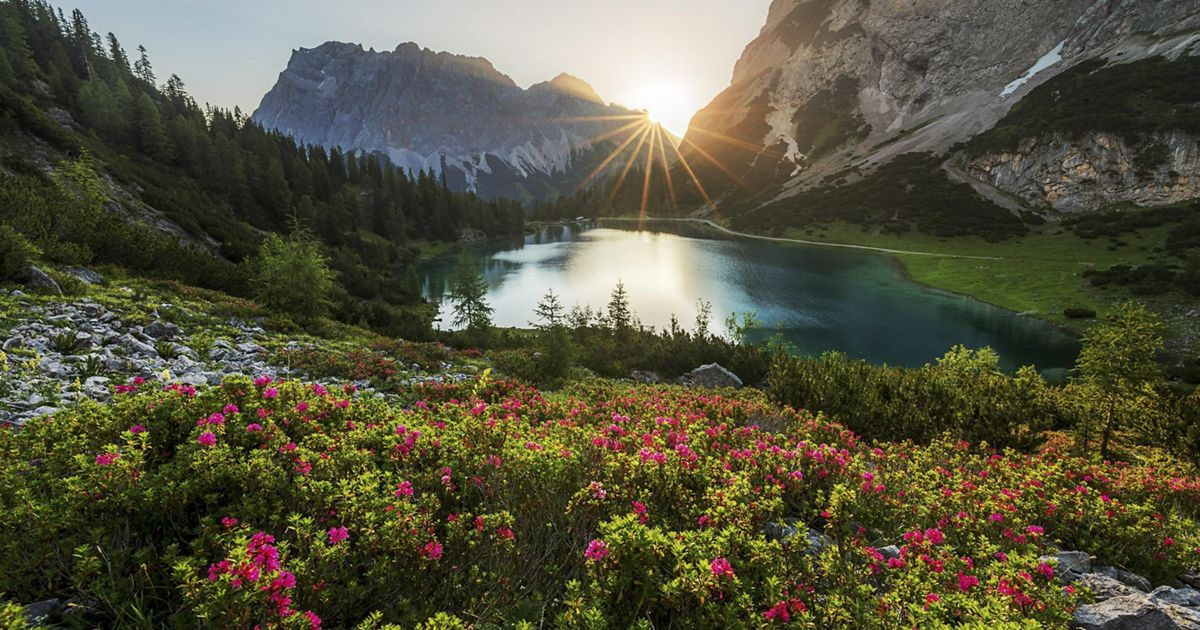
#> input picture Advanced/2.Basics of Computer vision & Opencv/image.jpg, 1200 x 630 px
$ jupyter execute --allow-errors section_1.ipynb
#> lines starting #> are read from the running program, lines starting #| are printed output that depends on the picture
# What Are Images

تصاویر مجموعه‌ای از داده‌ها هستند که به صورت ماتریس‌هایی از پیکسل‌ها نمایش داده می‌شوند.
هر پیکسل دارای مقداری است که نشان‌دهنده شدت نور یا رنگ در آن نقطه خاص است.
تصاویر می‌توانند سیاه و سفید (مقادیر شدت خاکستری) یا رنگی (ترکیبی از سه کانال رنگی قرمز، سبز و آبی) باشند.

## How are images formed?

تصاویر از طریق ثبت نور بازتابی یا منتشر شده از اشیاء توسط حسگرها یا دوربین‌ها تشکیل می‌شوند. این فرآیند شامل چند مرحله است:

1. **جمع‌آوری نور**: نور از یک منبع (مانند خورشید یا یک لامپ) به اشیاء برخورد می‌کند و بازتاب یا انتشار می‌یابد. این نور توسط لنز دوربین یا حسگر جمع‌آوری می‌شود.
2. **تمرکز نور**: لنز دوربین نور را بر روی حسگر متمرکز می‌کند تا تصویر واضحی ایجاد شود. این فرآیند به تنظیم فاصله کانونی لنز بستگی دارد.
3. **تبدیل نور به سیگنال الکتریکی**: حسگر دوربین (مانند CCD یا CMOS) نور را به سیگنال‌های الکتریکی تبدیل می‌کند. هر پیکسل در حسگر شدت نور را در نقطه خاصی ثبت می‌کند.
4. **دیجیتالی کردن سیگنال‌ها**: سیگنال‌های الکتریکی به مقادیر دیجیتال تبدیل می‌شوند که می‌توانند توسط کامپیوتر پردازش شوند. این مقادیر معمولاً به صورت ماتریسی از اعداد ذخیره می‌شوند.
5. **پردازش تصویر**: داده‌های دیجیتال ممکن است برای بهبود کیفیت تصویر یا استخراج اطلاعات خاص پردازش شوند.
در نهایت، تصویر به صورت ماتریسی از پیکسل‌ها نمایش داده می‌شود که هر پیکسل نشان‌دهنده شدت نور یا رنگ در آن نقطه خاص است.

## How do computers store images?

سیستم رنگ RGB یکی از رایج‌ترین مدل‌های رنگی است که در کامپیوترها و دستگاه‌های دیجیتال استفاده می‌شود. این سیستم بر اساس ترکیب سه رنگ اصلی **قرمز (Red)**، **سبز (Green)** و **آبی (Blue)** کار می‌کند. هر رنگ در این مدل به صورت یک مقدار عددی نمایش داده می‌شود که شدت آن را مشخص می‌کند. این مقادیر معمولاً در بازه ۰ تا ۲۵۵ قرار دارند.

### نحوه استفاده کامپیوتر از سیستم RGB

1. **نمایش تصاویر رنگی**: هر پیکسل در یک تصویر دیجیتال با استفاده از سه مقدار RGB تعریف می‌شود. این مقادیر شدت نور قرمز، سبز و آبی را در آن پیکسل مشخص می‌کنند. با ترکیب این سه رنگ، می‌توان میلیون‌ها رنگ مختلف ایجاد کرد.
2. **ذخیره‌سازی تصاویر**: تصاویر رنگی در کامپیوتر به صورت ماتریسی از پیکسل‌ها ذخیره می‌شوند. هر پیکسل شامل سه مقدار عددی است که مقادیر RGB آن را نشان می‌دهند. به عنوان مثال، یک تصویر با وضوح ۱۰۲۴x۷۶۸ شامل ۷۶۸,۱۰۲۴ پیکسل است که هر پیکسل دارای سه مقدار RGB است.
3. **پردازش تصاویر**: هنگام پردازش تصاویر، کامپیوتر می‌تواند مقادیر RGB را تغییر دهد تا جلوه‌های خاصی ایجاد کند، مانند تغییر روشنایی، کنتراست یا اعمال فیلترهای رنگی.

### تأثیر سیستم RGB بر تصاویر

- **دقت رنگ**: سیستم RGB امکان نمایش طیف گسترده‌ای از رنگ‌ها را فراهم می‌کند، که باعث می‌شود تصاویر واقعی‌تر و جذاب‌تر به نظر برسند.
- **اندازه فایل**: تصاویر RGB معمولاً حجم بیشتری نسبت به تصاویر سیاه و سفید دارند، زیرا هر پیکسل به سه مقدار نیاز دارد.
- **سازگاری**: سیستم RGB به دلیل سازگاری با اکثر نمایشگرها و دستگاه‌های دیجیتال، به طور گسترده استفاده می‌شود.

در نهایت، سیستم RGB یکی از پایه‌های اصلی نمایش و پردازش تصاویر دیجیتال است که تأثیر زیادی بر کیفیت و وضوح تصاویر دارد.

## Images are store in multi-dimensional arrays

1. **آرایه‌های دو‌بعدی (2D Arrays)**:
    تصاویر سیاه و سفید یا خاکستری معمولاً به صورت آرایه‌های دو‌بعدی ذخیره می‌شوند. هر عنصر در این آرایه نشان‌دهنده شدت نور یا مقدار خاکستری یک پیکسل است. مقادیر معمولاً در بازه ۰ تا ۲۵۵ قرار دارند.

2. **آرایه‌های سه‌بعدی (3D Arrays)**:
    تصاویر رنگی در سیستم RGB به صورت آرایه‌های سه‌بعدی ذخیره می‌شوند. این آرایه شامل سه کانال (قرمز، سبز و آبی) است که هر کانال یک آرایه دو‌بعدی از مقادیر شدت نور برای آن رنگ خاص است.

3. **آرایه‌های چهار‌بعدی (4D Arrays)**:
    در پردازش ویدئوها یا مجموعه‌ای از تصاویر، از آرایه‌های چهار‌بعدی استفاده می‌شود. این آرایه‌ها شامل یک بعد اضافی برای زمان یا تعداد فریم‌ها هستند. هر فریم به صورت یک آرایه سه‌بعدی ذخیره می‌شود.

## Black & White or Grayscale

تصاویر سیاه و سفید یا خاکستری نوعی از تصاویر دیجیتال هستند که تنها شامل مقادیر شدت نور در هر پیکسل می‌باشند. این تصاویر فاقد اطلاعات رنگی هستند و هر پیکسل با یک مقدار عددی نمایش داده می‌شود که نشان‌دهنده شدت روشنایی آن نقطه است. مقادیر معمولاً در بازه **۰ (سیاه مطلق)** تا **۲۵۵ (سفید مطلق)** قرار دارند.

### **ویژگی‌ها**
- **سادگی**: تصاویر سیاه و سفید ساده‌تر از تصاویر رنگی هستند و پردازش آن‌ها سریع‌تر انجام می‌شود.
- **حجم کمتر**: به دلیل ذخیره‌سازی تنها یک مقدار برای هر پیکسل، حجم فایل‌های سیاه و سفید به طور قابل توجهی کمتر از تصاویر رنگی است.
- **کاربردهای گسترده**: این تصاویر در حوزه‌هایی مانند پردازش تصاویر پزشکی (مانند تصاویر اشعه ایکس)، تصاویر ماهواره‌ای، و هنر دیجیتال به طور گسترده استفاده می‌شوند.
- **سهولت در تحلیل**: به دلیل کاهش پیچیدگی داده‌ها، تحلیل و استخراج ویژگی‌ها از این تصاویر ساده‌تر است.

### **ساختار ذخیره‌سازی**
به دلیل ساختار ساده، این نوع تصاویر را می‌توان به راحتی در آرایه‌های دو‌بعدی ذخیره کرد، که هر عنصر آرایه نشان‌دهنده شدت روشنایی یک پیکسل است.

### **انواع تصاویر سیاه و سفید**
1. **Grayscale**: شامل محدوده‌ای از سایه‌های خاکستری.
2. **Binary**: پیکسل‌ها تنها می‌توانند سیاه یا سفید باشند.

## What is exactly opencv?

OpenCV (Open Source Computer Vision Library) یک کتابخانه متن‌باز برای پردازش تصویر و بینایی کامپیوتر است. این کتابخانه ابزارهای متنوعی برای انجام وظایف مختلف مانند تشخیص چهره، شناسایی اشیاء، پردازش ویدئو، و تحلیل تصاویر فراهم می‌کند. OpenCV به زبان C++ نوشته شده است، اما رابط‌هایی برای زبان‌های دیگر مانند Python و Java نیز ارائه می‌دهد.

### ویژگی‌های کلیدی OpenCV:
1. **پردازش تصویر**: شامل فیلترگذاری، تشخیص لبه‌ها، تبدیل تصاویر، و بسیاری از عملیات دیگر.
2. **بینایی کامپیوتر**: شامل تشخیص اشیاء، ردیابی حرکت، و تحلیل ویدئو.
3. **سازگاری با پلتفرم‌های مختلف**: OpenCV بر روی سیستم‌عامل‌های مختلف مانند ویندوز، لینوکس، و مک قابل اجرا است.
4. **پشتیبانی از سخت‌افزارهای مختلف**: این کتابخانه از GPU و پردازش موازی برای افزایش سرعت پردازش پشتیبانی می‌کند.

### کاربردها:
- **تشخیص چهره و اشیاء**
- **تحلیل ویدئو**
- **بینایی رباتیک**
- **واقعیت افزوده**
- **پردازش تصاویر پزشکی**
- **تشخیص حرکت و ردیابی اشیاء**
- **بازسازی سه‌بعدی**
- **کالیبراسیون دوربین**
- **تشخیص الگو و تطبیق الگو**
- **تحلیل تصاویر صنعتی**
- **پردازش تصاویر ماهواره‌ای**
- **بینایی ماشین در خودروهای خودران**
- **فشرده‌سازی و بهینه‌سازی تصاویر**

OpenCV به دلیل سرعت بالا و قابلیت‌های گسترده، یکی از محبوب‌ترین ابزارها در حوزه پردازش تصویر و بینایی کامپیوتر است.

## Getting start to coding

[cell 1]
import cv2  # Import the OpenCV library for image processing.

# Read the image from the file 'image.jpg' and store it in the variable 'image'.
# The image is loaded as a multi-dimensional NumPy array representing pixel values.
image = cv2.imread('image.jpg')
#> image is the input picture: shape (630, 1200, 3); mean B, G, R 62.6, 83.5, 85.7

# Display the image in a window titled 'Hello World!'.
# The 'imshow' function shows the image stored in the 'image' variable.
imshow = cv2.imshow('Hello World!', image)

# Wait indefinitely for a key press. This ensures the image window remains open until a key is pressed.
cv2.waitKey()

# Close all OpenCV windows. This is used to clean up and close the image display window.
cv2.destroyAllWindows()

[cell 2]
print(image.shape)  # Print the shape of the image, which includes Width, Height, Number of Color Channels.
#| (630, 1200, 3)

[cell 3]
print(f"Hight of image: {int(image.shape[0])} pixels")
#| Hight of image: 630 pixels
print(f"Width of image: {int(image.shape[1])} pixels")
#| Width of image: 1200 pixels

### How do we save images we edit in opencv

[cell 4]
cv2.imwrite('new1.jpg', image)  # Save the image to a new file named 'new1.jpg'
cv2.imwrite('new2.png', image)  # Save the image to another file named 'new2.png'
#> Out = True

## Grayscaling image

[cell 5]
# Convert the image to grayscale
gray_image = cv2.cvtColor(image, cv2.COLOR_BGR2GRAY)
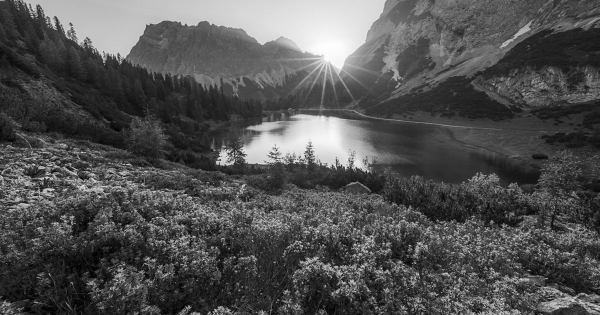
#> gray_image: shape (630, 1200) (shown at 1/2 size); min 0, max 255, mean 81.7

# Display the grayscale image
cv2.imshow('Grayscale Image', gray_image)
cv2.waitKey()
cv2.destroyAllWindows()

**توجه داشته باشید** که کتابخانه cv2 در بلوک های قبلی لود شده ، همچنین عکس اصلی در بلوک های قبلی خوانده شده ، اگر این کد را در جایی بجز ژوپیتر اجرا می کنید حواستان باشد که کد را کامل بنویسید

[cell 6]
# Another method for loading grayscale image
gray_image_faster = cv2.imread('image.jpg',0)  # Load the image in grayscale mode (0 means grayscale)

cv2.imshow('Grayscale Image2', gray_image_faster)
cv2.waitKey()
cv2.destroyAllWindows()

## Different color spaces: RGB، HSV و CMYK

#### **RGB (Red, Green, Blue)**
سیستم رنگی RGB یکی از رایج‌ترین مدل‌های رنگی است که در نمایشگرها و دستگاه‌های دیجیتال استفاده می‌شود. این مدل بر اساس ترکیب سه رنگ اصلی **قرمز (Red)**، **سبز (Green)** و **آبی (Blue)** کار می‌کند. هر رنگ در این مدل با یک مقدار عددی نمایش داده می‌شود که شدت آن را مشخص می‌کند. مقادیر معمولاً در بازه ۰ تا ۲۵۵ قرار دارند.

- **کاربردها**: نمایش تصاویر در مانیتورها، تلویزیون‌ها و دستگاه‌های دیجیتال.
- **ویژگی‌ها**: امکان تولید میلیون‌ها رنگ مختلف با ترکیب مقادیر مختلف RGB.

#### **HSV (Hue, Saturation, Value)**
مدل رنگی HSV برای توصیف رنگ‌ها به روشی که برای انسان‌ها طبیعی‌تر است استفاده می‌شود. این مدل شامل سه مؤلفه است:
1. **Hue (رنگ)**: زاویه‌ای در چرخه رنگ که نوع رنگ (مانند قرمز، آبی، زرد) را مشخص می‌کند.
2. **Saturation (اشباع)**: شدت یا خلوص رنگ را نشان می‌دهد. مقدار صفر به معنای خاکستری و مقدار ۱۰۰٪ به معنای رنگ خالص است.
3. **Value (روشنایی)**: روشنایی یا تاریکی رنگ را مشخص می‌کند. مقدار صفر به معنای سیاه و مقدار ۱۰۰٪ به معنای روشن‌ترین رنگ است.

- **کاربردها**: پردازش تصویر و بینایی کامپیوتر، زیرا این مدل به درک بهتر رنگ‌ها کمک می‌کند.
- **ویژگی‌ها**: جداسازی اطلاعات رنگ از روشنایی، که در تحلیل تصاویر مفید است.

#### **CMYK (Cyan, Magenta, Yellow, Key/Black)**
مدل رنگی CMYK در چاپگرها و فرآیندهای چاپ استفاده می‌شود. این مدل بر اساس ترکیب چهار رنگ اصلی **فیروزه‌ای (Cyan)**، **ارغوانی (Magenta)**، **زرد (Yellow)** و **سیاه (Key/Black)** کار می‌کند.

- **کاربردها**: چاپ تصاویر و متون روی کاغذ.
- **ویژگی‌ها**: این مدل برای تولید رنگ‌ها از کاهش نور بازتابی استفاده می‌کند، برخلاف RGB که از انتشار نور استفاده می‌کند.

### **تفاوت‌ها**
- **RGB** برای نمایشگرها و دستگاه‌های دیجیتال مناسب است، در حالی که **CMYK** برای چاپ استفاده می‌شود.
- **HSV** برای تحلیل و پردازش تصاویر مناسب‌تر است، زیرا اطلاعات رنگ را به صورت جداگانه از روشنایی ارائه می‌دهد.

## Color filtering

فیلتر کردن رنگ یکی از تکنیک‌های پردازش تصویر است که برای شناسایی و استخراج بخش‌های خاصی از تصویر که دارای رنگ مشخصی هستند، استفاده می‌شود. این تکنیک معمولاً در سیستم‌های بینایی کامپیوتر و پردازش تصویر برای جداسازی اشیاء یا نواحی خاص بر اساس رنگ آن‌ها به کار می‌رود.

### **مراحل فیلتر کردن رنگ**
1. **تبدیل فضای رنگی**:
    ابتدا تصویر از فضای رنگی RGB به فضای رنگی دیگری مانند HSV (Hue, Saturation, Value) تبدیل می‌شود. فضای رنگی HSV برای فیلتر کردن رنگ مناسب‌تر است، زیرا اطلاعات رنگ (Hue) را از شدت روشنایی (Value) جدا می‌کند.

2. **تعریف محدوده رنگی**:
    محدوده‌ای از رنگ که باید فیلتر شود، به صورت مقادیر حد پایین و حد بالا تعریف می‌شود. این مقادیر معمولاً در فضای رنگی HSV مشخص می‌شوند.

3. **ایجاد ماسک**:
    با استفاده از محدوده رنگی تعریف‌شده، یک ماسک باینری ایجاد می‌شود. در این ماسک، پیکسل‌هایی که در محدوده رنگی قرار دارند به صورت سفید (1) و سایر پیکسل‌ها به صورت سیاه (0) نمایش داده می‌شوند.

4. **اعمال ماسک**:
    ماسک ایجادشده بر روی تصویر اصلی اعمال می‌شود تا تنها بخش‌هایی از تصویر که دارای رنگ مورد نظر هستند، باقی بمانند.

### **کاربردها**
- **تشخیص اشیاء**: شناسایی اشیاء خاص مانند توپ در بازی‌های ورزشی.
- **ردیابی حرکت**: ردیابی اشیاء متحرک بر اساس رنگ آن‌ها.
- **پردازش تصاویر پزشکی**: جداسازی نواحی خاص در تصاویر پزشکی.
- **بینایی رباتیک**: شناسایی و تعامل با اشیاء در محیط.

### **مزایا**
- سرعت بالا در شناسایی اشیاء.
- ساده و کارآمد برای تصاویر با پس‌زمینه ساده.

### **معایب**
- حساسیت به تغییرات نور و روشنایی.
- عملکرد ضعیف در تصاویر با پس‌زمینه پیچیده.

## One use of HSV

[cell 7]
# H : 0 - 180 , S : 0 - 255 , V : 0 - 255
# Convert the image to HSV color space
image = cv2.imread('image.jpg')


#> (the rest of this cell did not finish here and is left out)

## Lets do the same thing with RGB

[cell 8]
# R : 0 - 255 , G : 0 - 255 , B : 0 - 255
# Convert the image to RGB color space
B , G , R = cv2.split(image)  # Split the image into Blue, Green, and Red channels
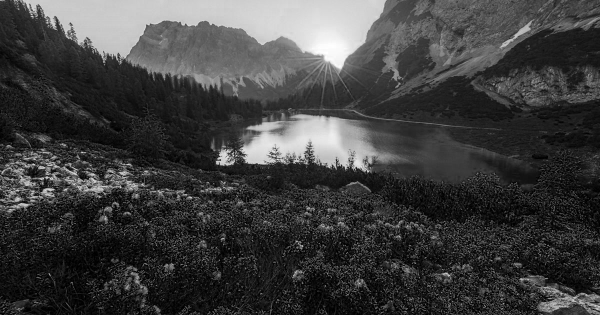
#> B: shape (630, 1200) (shown at 1/2 size); min 0, max 255, mean 62.6
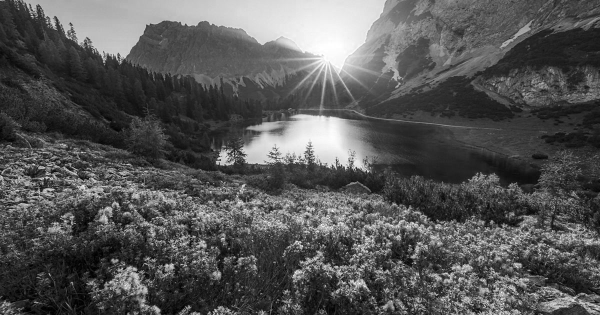
#> R: shape (630, 1200) (shown at 1/2 size); min 0, max 255, mean 85.7

cv2.imshow('Red channel', R)
cv2.imshow('Green channel', G)
cv2.imshow('Blue channel', B)
cv2.waitKey(0)
cv2.destroyAllWindows()

# Merge the channels back into a single image
merged_image = cv2.merge([B, G, R])
cv2.imshow('Merged Image', merged_image)

cv2.waitKey(0)
cv2.destroyAllWindows()

## Making histograms

[cell 9]
import cv2
import numpy as np

from matplotlib import pyplot as plt
# Read the image using OpenCV
image = cv2.imread('image.jpg')

# Calculate the histogram for the Blue channel
histogram = cv2.calcHist([image],[0],None,[256],[0,256])
#> histogram = 256 values, max 28654 at index 0, min 28 at index 255, mean 2953.1
# Plot the histogram for the Blue channel in blue color
plt.plot(histogram, color='b')

# Viewing separate color channels
color = ('b', 'g', 'r')
for i, col in enumerate(color):
    histogram = cv2.calcHist([image], [i], None, [256], [0, 256])
    plt.plot(histogram, color=col)
    plt.xlim([0, 256])  # Set the x-axis limits to [0, 256]
    plt.title('Color Histogram')
    plt.xlabel('Pixel Value')  # Label for the x-axis
    plt.ylabel('Frequency')  # Label for the y-axis
plt.show()  # Display the histogram plot
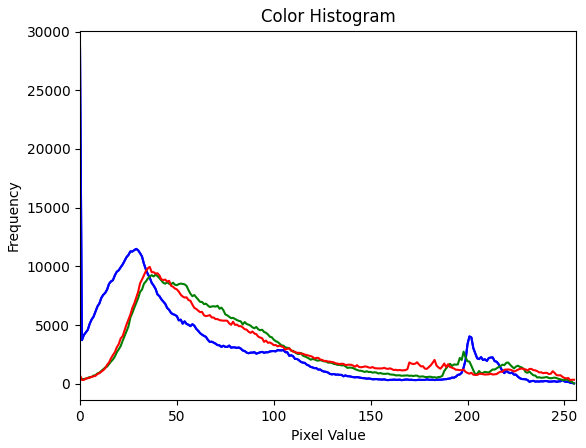
#> figure drawn by matplotlib, 1 panel; curve peaks at x = 0, y = 28654; curve peaks at x = 0, y = 28654; curve peaks at x = 39, y = 9296

کد بالا شامل بخش‌های مختلفی از پردازش تصویر با استفاده از کتابخانه OpenCV است. در ادامه توضیح هر بخش آورده شده است:

1. **متغیرهای `B`, `G`, `R`**:
    این متغیرها کانال‌های رنگی تصویر اصلی هستند که با استفاده از تابع `cv2.split` از تصویر جدا شده‌اند. هر کانال به صورت یک آرایه دو‌بعدی ذخیره می‌شود که مقادیر شدت رنگ مربوط به آن کانال (آبی، سبز، قرمز) را نشان می‌دهد.

2. **متغیر `col`**:
    این متغیر یک رشته است که نشان‌دهنده رنگ فعلی (در اینجا 'r' برای قرمز) است.

3. **متغیر `color`**:
    این متغیر یک تاپل است که شامل سه رشته 'b', 'g', 'r' است و نشان‌دهنده کانال‌های رنگی آبی، سبز و قرمز است.

4. **متغیر `histogram`**:
    این متغیر یک آرایه یک‌بعدی است که هیستوگرام کانال رنگی مشخصی از تصویر را ذخیره می‌کند. هیستوگرام نشان‌دهنده توزیع مقادیر شدت پیکسل‌ها در یک کانال رنگی است.

5. **متغیر `i`**:
    این متغیر یک عدد صحیح است که احتمالاً به عنوان ایندکس برای دسترسی به کانال‌های رنگی یا مقادیر دیگر استفاده می‌شود.

6. **متغیر `image`**:
    این متغیر تصویر اصلی است که با استفاده از تابع `cv2.imread` از فایل خوانده شده است. این تصویر به صورت یک آرایه سه‌بعدی ذخیره می‌شود که شامل مقادیر پیکسل‌ها در سه کانال رنگی (آبی، سبز، قرمز) است.

7. **متغیر `imshow`**:
    این متغیر نتیجه تابع `cv2.imshow` است که برای نمایش تصویر در یک پنجره استفاده می‌شود. مقدار آن `None` است زیرا این تابع مقداری برنمی‌گرداند.

8. **متغیر `merged_image`**:
    این متغیر تصویری است که با استفاده از تابع `cv2.merge` از کانال‌های جداگانه (B, G, R) دوباره ترکیب شده است. این تصویر باید مشابه تصویر اصلی باشد.

### **کاربرد کد**
این کد برای پردازش تصویر و تحلیل کانال‌های رنگی استفاده می‌شود. با جدا کردن کانال‌های رنگی و محاسبه هیستوگرام، می‌توان اطلاعات مفیدی درباره توزیع رنگ‌ها در تصویر به دست آورد. همچنین، با ترکیب دوباره کانال‌ها، می‌توان تصویر اصلی را بازسازی کرد.

## Drawing images and shapes using opencv

[cell 10]
import numpy as np
import cv2

# Create a black square image of size 500x500 pixels
black_square = np.zeros((512, 512, 3), dtype=np.uint8)

# Display the black square
cv2.imshow('Black Square', black_square)
cv2.waitKey(0)
cv2.destroyAllWindows()

### Lets draw a blue line over our square

[cell 11]
# Draw a diagonal blue line of thickness 5 pixels
cv2.line(black_square, (0, 0), (511, 511), (255, 0, 0), 5)
# Display the image with the blue line
cv2.imshow('Diagonal Blue Line', black_square)
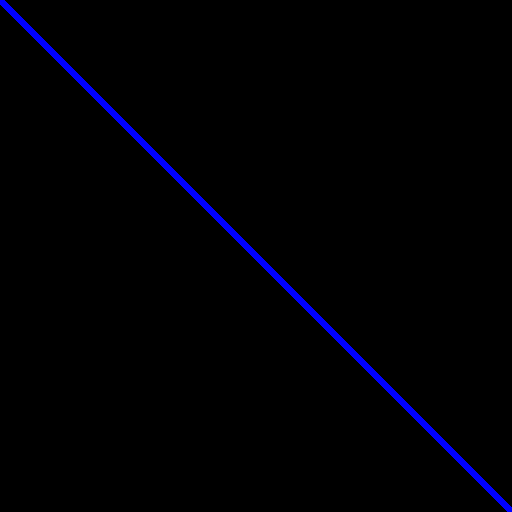
#> window 'Diagonal Blue Line': shape (512, 512, 3); mean B, G, R 4.5, 0, 0
cv2.waitKey(0)
cv2.destroyAllWindows()

### Lets draw a rectangle

[cell 12]
# Draw a red rectangle
cv2.rectangle(black_square, (100, 100), (300, 250), (0, 0, 255), -1)  # -1 means filled rectangle
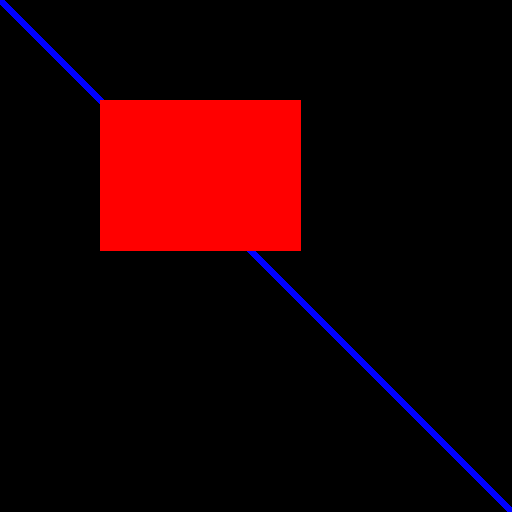
#> black_square: shape (512, 512, 3); mean of channels 0, 1, 2 3.2, 0, 29.5; drawn as B, G, R
# Display the image with the red rectangle
cv2.imshow('Red Rectangle', black_square)
cv2.waitKey(0)
cv2.destroyAllWindows()

### What about a circle

[cell 13]
# Draw a green circle
cv2.circle(black_square, (350, 350), 100, (15, 75, 50), -1)  # -1 means filled circle
# Display the image with the green circle
cv2.imshow('Green Circle', black_square)
cv2.waitKey(0)
cv2.destroyAllWindows()

### Drawing a polygons

[cell 14]
# Define the vertices of the polygon
points = np.array([[100, 50], [200, 300], [70, 200], [400, 150]], np.int32)
cv2.polylines(black_square, [points], isClosed=True, color=(0, 255, 255), thickness=3)
# Display the image with the polygon
cv2.imshow('Polygon', black_square)
cv2.waitKey(0)
cv2.destroyAllWindows()

### Lets add text with cv2.putText

### انواع فونت‌های OpenCV

در اینجا لیستی از انواع فونت‌های موجود در OpenCV به همراه توضیحات آن‌ها آورده شده است:

- **`cv2.FONT_HERSHEY_SIMPLEX`**: فونت ساده و بدون سریف با اندازه معمولی.
- **`cv2.FONT_HERSHEY_PLAIN`**: فونت ساده و بدون سریف با اندازه کوچک.
- **`cv2.FONT_HERSHEY_DUPLEX`**: فونت ساده و بدون سریف با اندازه معمولی (کمی پیچیده‌تر از SIMPLEX).
- **`cv2.FONT_HERSHEY_COMPLEX`**: فونت سریف با اندازه معمولی.
- **`cv2.FONT_HERSHEY_TRIPLEX`**: فونت سریف با اندازه معمولی (کمی پیچیده‌تر از COMPLEX).
- **`cv2.FONT_HERSHEY_COMPLEX_SMALL`**: نسخه کوچک‌تر از COMPLEX.
- **`cv2.FONT_HERSHEY_SCRIPT_SIMPLEX`**: فونت به سبک دست‌نویس ساده.
- **`cv2.FONT_HERSHEY_SCRIPT_COMPLEX`**: فونت به سبک دست‌نویس پیچیده‌تر.
- **`cv2.FONT_ITALIC`**: می‌تواند با هر یک از فونت‌های بالا ترکیب شود تا متن به صورت ایتالیک نمایش داده شود.

[cell 15]
# add text to the image
font = cv2.FONT_HERSHEY_SIMPLEX # Define the font type
cv2.putText(black_square, 'Hello World!', (75, 290), font, 1, (255, 255, 255), 2, cv2.LINE_AA)
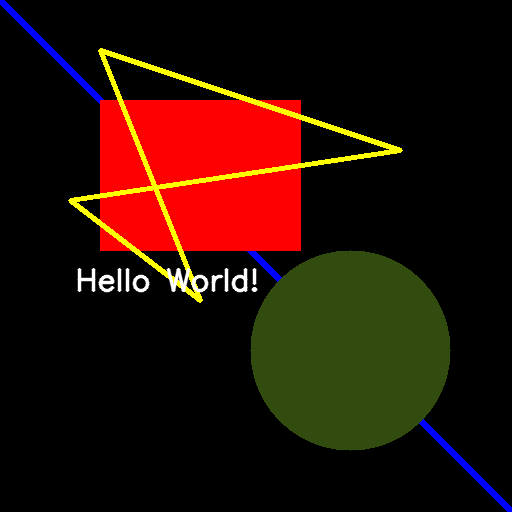
#> black_square: shape (512, 512, 3); mean of channels 0, 1, 2 5.2, 15.6, 39.9; drawn as B, G, R
# Display the image with the text
cv2.imshow('Text on Image', black_square)
cv2.waitKey(0)
cv2.destroyAllWindows()
